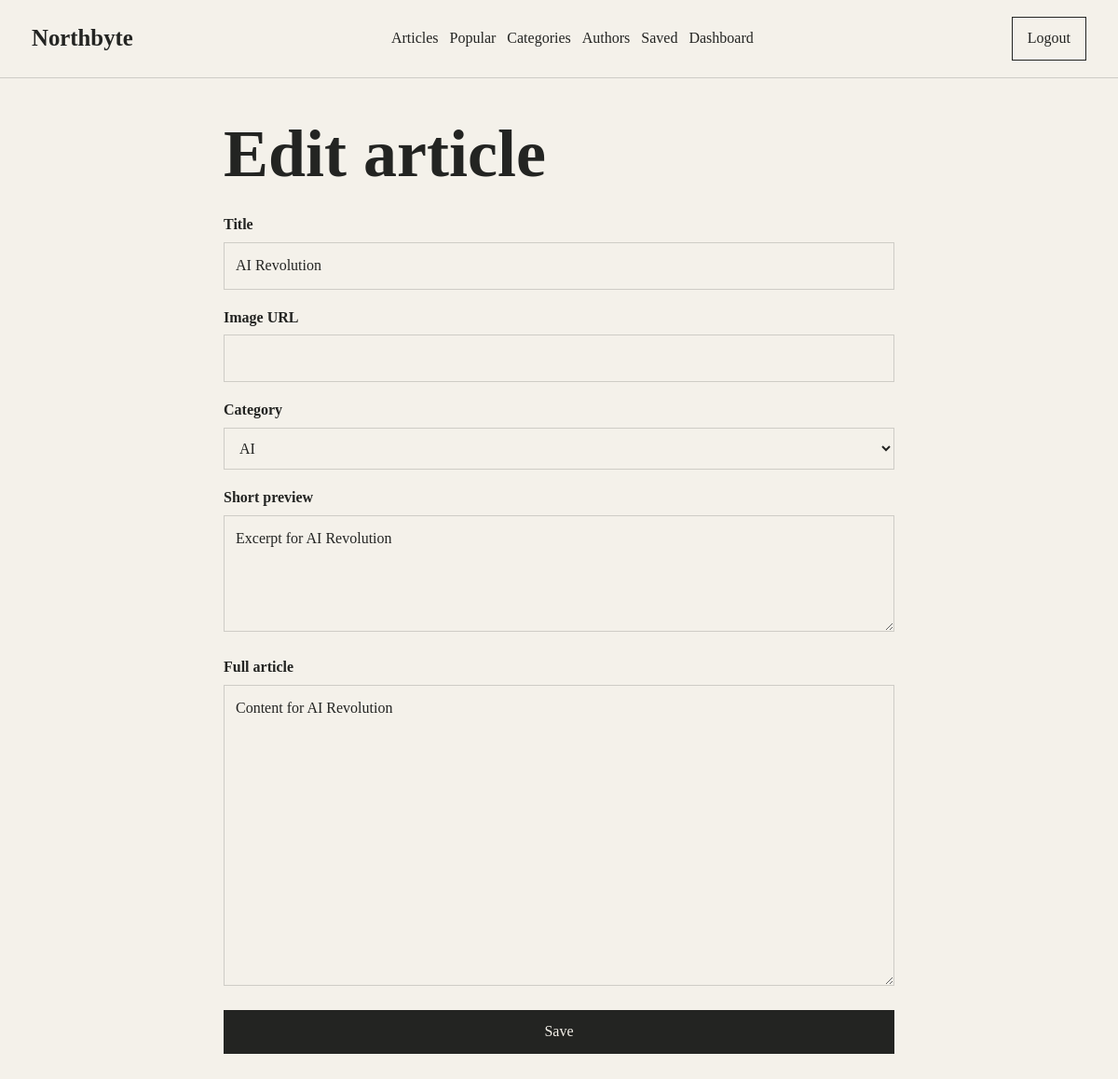
Screenshot of /articles/ai-revolution/edit/ (signed in) with the database file from the repository.
### articles/models.py (models this page shows, shortened)
class Article(models.Model):
    class Status(models.TextChoices):
        DRAFT = "draft", "Draft"
        PENDING = "pending", "Pending"
        PUBLISHED = "published", "Published"
        REJECTED = "rejected", "Rejected"
    title = models.CharField(max_length=180)
    slug = models.SlugField(max_length=220, unique=True, blank=True)
    author = models.ForeignKey(
        settings.AUTH_USER_MODEL,
        on_delete=models.CASCADE,
        related_name="articles",
    )
    image_url = models.URLField(max_length=500)
    excerpt = models.TextField(max_length=420)
    content = models.TextField()
    category = models.ForeignKey(
        Category,
        on_delete=models.PROTECT,
        related_name="articles",
    )
    status = models.CharField(
        max_length=20,
        choices=Status.choices,
        default=Status.PENDING,
    )
    created_at = models.DateTimeField(auto_now_add=True)
    updated_at = models.DateTimeField(auto_now=True)
    published_at = models.DateTimeField(null=True, blank=True)
    class Meta:
        ordering = ["-created_at"]
        verbose_name = "Article"
        verbose_name_plural = "Articles"

### articles/views.py (the view)
# urls.py: path("articles/<slug:slug>/edit/", views.article_update, name="update"),
@login_required
def article_update(request, slug):
    article = get_object_or_404(Article, slug=slug)
    can_manage = is_site_admin(request.user)
    if article.author != request.user and not can_manage:
        return HttpResponseForbidden("You can edit only your own articles.")
    if request.method == "POST":
        form = ArticleForm(request.POST, instance=article)
        if form.is_valid():
            article = form.save(commit=False)
            if not can_manage:
                article.status = Article.Status.PENDING
            article.save()
            messages.success(request, "Article updated.")
            return redirect("articles:detail", slug=article.slug)
    else:
        form = ArticleForm(instance=article)
    return render(
        request,
        "articles/article_form.html",
        {"form": form, "mode": "edit", "article": article},
    )

### articles/forms.py
class ArticleForm(forms.ModelForm):
    class Meta:
        model = Article
        fields = ["title", "image_url", "category", "excerpt", "content"]
        labels = {
            "title": "Title",
            "image_url": "Image URL",
            "category": "Category",
            "excerpt": "Short preview",
            "content": "Full article",
        }
        widgets = {
            "excerpt": forms.Textarea(attrs={"rows": 4}),
            "content": forms.Textarea(attrs={"rows": 12}),
        }
    def __init__(self, *args, **kwargs):
        super().__init__(*args, **kwargs)
        for field in self.fields.values():
            field.widget.attrs["class"] = "form-control"

### accounts/utils.py (called while the page is built)
def is_news_admin(user):
    return bool(
        user.is_authenticated
        and user.is_staff
        and user.groups.filter(name=NEWS_ADMIN_GROUP).exists()
    )

def is_site_admin(user):
    return bool(user.is_authenticated and (user.is_superuser or is_news_admin(user)))

### articles/models.py (called while the page is built)
    def __str__(self):
        return self.name

### articles/templates/articles/article_form.html (shortened to what this page needs)
{% extends "base.html" %}
{% block content %}
<section class="narrow">
    <h1>{% if mode == "edit" %}Edit article{% else %}Create article{% endif %}</h1>
    <form method="post" class="form-panel">
        {% for field in form %}
            <label>
                <span>{{ field.label }}</span>
                {{ field }}
            </label>
        {% endfor %}
        <button class="button" type="submit">Save</button>
    </form>
</section>
{% endblock %}

### static/css/site.css (style rules this page uses)
:root { --ink: #232422; --paper: #f4f1ea; --accent: #6f7c5f; --ink-soft: rgba(35, 36, 34, 0.72); --line: rgba(35, 36, 34, 0.18); --surface: rgba(244, 241, 234, 0.72); }
* { box-sizing: border-box; }
body { margin: 0; background: var(--paper); color: var(--ink); font-family: Georgia, "Times New Roman", serif; line-height: 1.55; }
h1, h2 { line-height: 1.1; margin: 0; }
h1 { font-size: clamp(2.2rem, 6vw, 4.8rem); max-width: 820px; }
.button, button, .link-button { border: 1px solid var(--ink); background: var(--ink); color: var(--paper); padding: 10px 16px; font: inherit; cursor: pointer; }
.narrow { max-width: 720px; margin: 0 auto; }
.form-panel { margin-top: 24px; display: grid; gap: 18px; }
label span { display: block; margin-bottom: 6px; font-weight: 700; }
.form-control, input, select, textarea { width: 100%; border: 1px solid var(--line); background: transparent; color: var(--ink); padding: 12px; font: inherit; }

### rows the page displays
Article: form "AI Revolution" "AI" "Excerpt for AI Revolution" "Content for AI Revolution"

### other values shown
{{ field.label }} "Title" "Image URL" "Category" "Short preview" "Full article"
